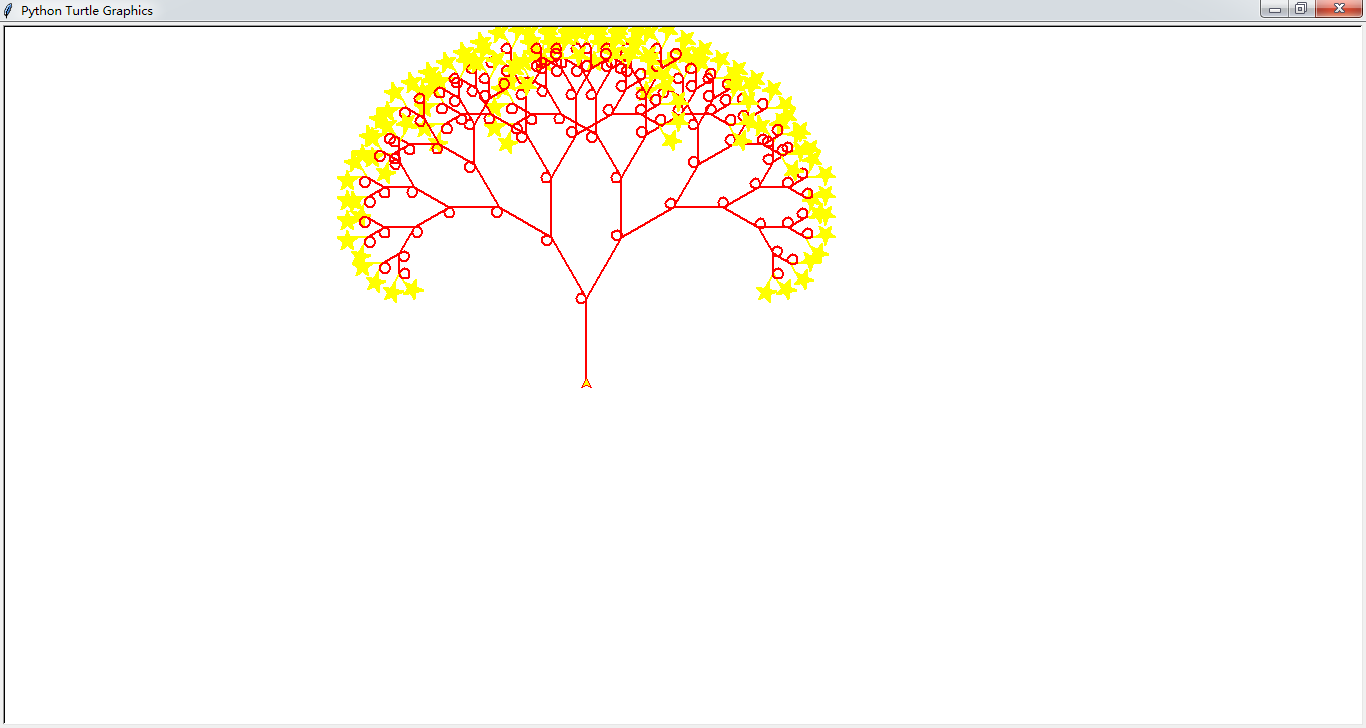

This figure's Python source:
#!/usr/bin/env python
# coding: utf-8

# In[ ]:


import turtle as t
def draw_branch(length):
    if length >= 10:
        t.forward(length)
        t.right(30)
        draw_branch(length - 10)

        t.left(60)
        draw_branch(length - 10)

        t.right(30)
        if length <=10:
            t.pencolor("yellow")
            star()
        else:
            t.pencolor("red")
            t.circle(5)
        t.backward(length)

def star():
    t.fillcolor("yellow")
    t.begin_fill()
    j = 1
    while j <= 5:   
        t.forward(20)   
        t.left(144)    
        j = j + 1
    t.end_fill()

def main():
    t.penup()
    t.backward(100)
    t.pendown()
    t.pensize(2)
    t.left(90)
    draw_branch(80)
    t.exitonclick()
    

    
if __name__ == "__main__" :
    main()


# In[ ]:
